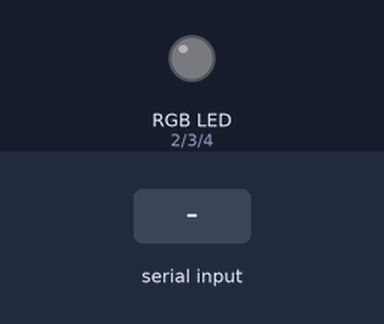
This sketch was run on a simulated Arduino Uno, built with avr-gcc and run on an emulated ATmega328P. On the bench: an RGB LED mixed from three pins (HIGH = lit). The test bench sets the inputs (shaded band). Dim RGB values are drawn brighter than linear.

Above: at 1.2 s.
1.3 s: "b" received over Serial
At 2.0 s:
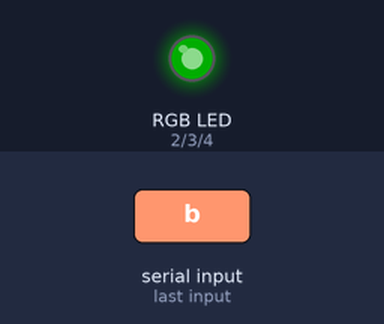
2.8 s: "d" received over Serial
At 3.2 s:
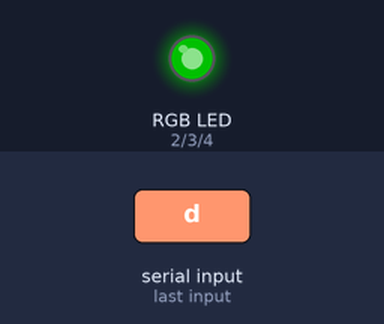
4.3 s: "#" received over Serial
At 5.5 s:
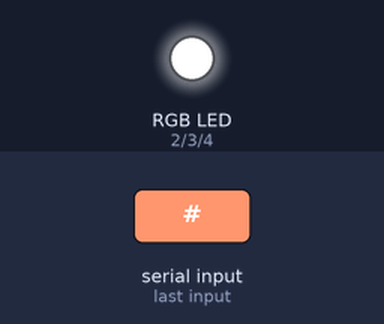
Timing chart, 0 to 7.3 s (numbered marks = the images above; inputs shaded):
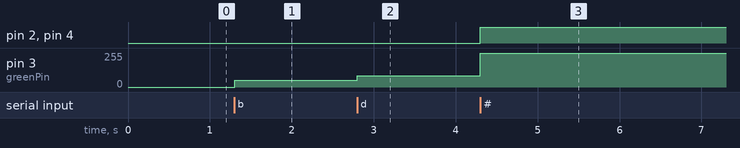

Measured:
- after the input at 1.3 s, pin 3 (greenPin): 0/255 → 51/255 at once
- after the input at 2.8 s, pin 3 (greenPin): 51/255 → 85/255 at once
- after the input at 4.3 s, pin 2 (redPin), pin 4 (bluePin): LOW → HIGH at once; pin 3 (greenPin): 85/255 → 255/255 at once

The sketch:

withAvgCode_rev1.ino
```cpp
int redAvg=0;
int greenAvg=0;
int blueAvg=0;

int redPin=2;
int greenPin=3;
int bluePin=4;

void setup(){

  Serial.begin(9600);
  analogWrite(redPin,0);
  analogWrite(greenPin,0);
  analogWrite(bluePin,0);
}

void loop(){

  if(Serial.available()){
    char temp=Serial.read();
    if(temp=='a')
    {
        addRed();
    }
    else if(temp=='b')
    {
        addGreen();
    }
    else if(temp=='c')
    {
        addBlue();
    }
    else if(temp=='d')
    {
        addYellow();
    }

    /* for debugging */

    else if(temp=='*')
    {
        reset();
    }
    else if(temp=='#')
    {
     white();
    }
    /*end else if */
  }

  analogWrite(redPin,redAvg);
  analogWrite(greenPin,greenAvg);
  analogWrite(bluePin,blueAvg);
}

void average(){
  redAvg/=2;
  greenAvg/=2;
  blueAvg/=2;
}

void reset(){
  redAvg=0;
  greenAvg=0;
  blueAvg=0;
}

void white(){
  redAvg=255;
  greenAvg=255;
  blueAvg=255;
}


void addRed(){
 /* redAvg+=255;
  greenAvg+=0;
  blueAvg+=0;
  average();
  */

  redAvg=redAvg*0.8 + 0.2*255;
  greenAvg=greenAvg*0.8 + 0.2*0;
  blueAvg=blueAvg*0.8 + 0.2*0;

}

void addGreen(){
  /*redAvg+=0;
  greenAvg+=255;
  blueAvg+=0;
  average(); */

  redAvg=redAvg*0.8 + 0.2*0;
  greenAvg=greenAvg*0.8 + 0.2*255;
  blueAvg=blueAvg*0.8 + 0.2*0;
}

void addBlue(){
  /*redAvg+=0;
  greenAvg+=0;
  blueAvg+=255;
  average();*/
  redAvg=redAvg*0.8 + 0.2*0;
  greenAvg=greenAvg*0.8 + 0.2*0;
  blueAvg=blueAvg*0.8 + 0.2*255;
}

void addYellow(){
  /*redAvg+=255;
  greenAvg+=222;
  blueAvg+=0;
  average();*/
  redAvg=redAvg*0.8 + 0.2*255;
  greenAvg=greenAvg*0.8 + 0.2*222;
  blueAvg=blueAvg*0.8 + 0.2*0;
}
```
